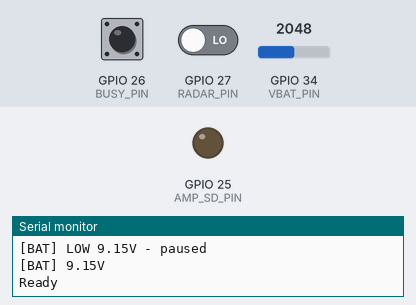
A sketch run on a simulated ESP32. Parts: output pins drawn as LEDs (lit = HIGH), the last lines printed to the serial monitor. The inputs (shaded band) are chosen by the test bench; at power-on: GPIO 34 (VBAT_PIN) = 2048, GPIO 27 (RADAR_PIN) LOW, GPIO 26 (BUSY_PIN) HIGH. Random numbers use the default seed unless the sketch sets one; the audio player accepts every command and is not drawn.

Above: at 3.2 s.
3.3 s: GPIO 34 (VBAT_PIN) set to 3603
4.8 s: GPIO 27 (RADAR_PIN) driven HIGH
At 6.0 s:
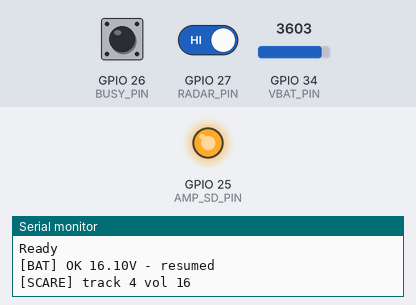
Timing chart, 0 to 56.9 s (numbered marks = the images above; inputs shaded):
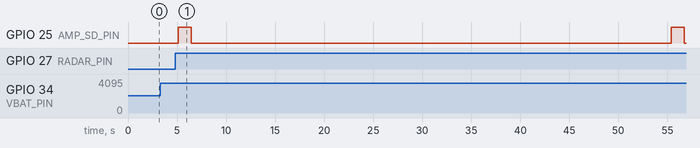

Measured:
- after the input at 4.8 s, GPIO 25 (AMP_SD_PIN): alternates HIGH for 1.3 s and LOW for 49.0 s, starting after 0.34 s

The sketch:

bird_scarer_solar.ino
```cpp
/*
  เครื่องไล่นกพิราบ - ชุด B (โซลาร์ + LiFePO4 + เรดาร์)
  บอร์ด: ESP32 DevKit (ESP32-WROOM-32E)

  อุปกรณ์:
    - เรดาร์ HLK-LD2410C (ใช้ขา OUT)
    - DFPlayer Mini + microSD (FAT32)
    - แอมป์ PAM8610 + ลำโพงฮอร์น 8Ω
    - บั๊กคอนเวอร์เตอร์ MP1584 (12V -> 5V)
    - โซลาร์ชาร์จเจอร์ PWM (รองรับ LiFePO4) + แบต LiFePO4 12V + แผง 20W

  ไลบรารี (Arduino IDE > Library Manager):
    - DFRobotDFPlayerMini (by DFRobot)
  ใช้ ESP32 Arduino core 2.x ขึ้นไป

  ---------------- การต่อสาย ----------------
  ไฟเลี้ยง:
    แผงโซลาร์   -> ขั้ว PV ของชาร์จเจอร์
    แบต LiFePO4 -> ขั้ว BAT ของชาร์จเจอร์ (ใส่ฟิวส์ 5A ใกล้ขั้วแบต)
    ขั้ว LOAD ของชาร์จเจอร์ -> ฟิวส์ 2A -> แอมป์ PAM8610 (12V)
                           -> MP1584 IN  (ปรับ OUT ให้ได้ 5.0V ก่อนต่อบอร์ด)
    MP1584 OUT 5V -> ESP32 VIN, LD2410C VCC, DFPlayer VCC
    GND ทุกตัวต่อร่วมกัน

  สัญญาณ:
    LD2410C OUT        -> GPIO 27
    DFPlayer TX        -> GPIO 16
    DFPlayer RX        -> 1kΩ -> GPIO 17
    DFPlayer BUSY      -> GPIO 26   (LOW = กำลังเล่น)
    DFPlayer DAC_R     -> PAM8610 IN (ช่องใดช่องหนึ่ง), DFPlayer GND -> PAM8610 GND
    PAM8610 SD         -> GPIO 25   (LOW = ปิดแอมป์)
    PAM8610 OUT        -> ลำโพงฮอร์น

  วัดแรงดันแบต (ตัวแบ่งแรงดัน):
    LOAD+ -> 100kΩ -> GPIO 34 -> 22kΩ -> GND
    (ใส่ตัวเก็บประจุ 100nF คร่อม GPIO34-GND ช่วยให้ค่านิ่ง)

  ไฟล์เสียงใน microSD: root ของการ์ด ชื่อ 0001.mp3, 0002.mp3, ...
  ---------------------------------------------
*/

#include <WiFi.h>
#include <time.h>
#include <DFRobotDFPlayerMini.h>

// ================= ตั้งค่า =================
const char* WIFI_SSID = "";            // เว้นว่าง = ไม่ใช้ WiFi (ทำงานตลอดเวลา)
const char* WIFI_PASS = "";

// ขา
const int RADAR_PIN = 27;
const int BUSY_PIN  = 26;
const int AMP_SD_PIN = 25;
const int VBAT_PIN  = 34;
const bool AMP_ON_LEVEL = HIGH;        // ถ้าโมดูลแอมป์กลับขั้ว ให้เปลี่ยนเป็น LOW

// เสียง
const int NUM_TRACKS = 5;
const int VOL_MIN = 15;                // 0-30 (ลำโพงฮอร์นดังมาก เริ่มต่ำไว้ก่อน)
const int VOL_MAX = 22;
const unsigned long MAX_PLAY_MS = 8000;  // ตัดเสียงถ้าเล่นนานเกินนี้

// จังหวะ
const unsigned long COOLDOWN_MIN_MS = 20000;
const unsigned long COOLDOWN_MAX_MS = 60000;
const unsigned long RADAR_CONFIRM_MS = 300;   // ต้องเจอต่อเนื่องเท่านี้ก่อนไล่ (กันสัญญาณหลอก)

// เวลาทำงาน (ใช้เมื่อซิงก์เวลาผ่าน WiFi ได้)
const int ACTIVE_FROM_HOUR = 6;
const int ACTIVE_TO_HOUR   = 18;       // ถึง 18:59
const long GMT_OFFSET_SEC  = 7 * 3600;
const unsigned long RESYNC_MS = 24UL * 3600UL * 1000UL;
const unsigned long SYNC_RETRY_MS = 30UL * 60UL * 1000UL;  // ซิงก์ไม่สำเร็จ ลองใหม่ทุก 30 นาที

// แบตเตอรี่ LiFePO4 12V (4S)
const float VBAT_DIVIDER   = (100.0 + 22.0) / 22.0;
const float VBAT_CAL       = 1.00;     // ปรับให้ตรงกับมัลติมิเตอร์
const float VBAT_LOW       = 12.4;     // ต่ำกว่านี้ = หยุดไล่ เก็บไฟ
const float VBAT_RESUME    = 12.9;     // กลับมาทำงานเมื่อชาร์จถึง
// ===========================================

HardwareSerial dfSerial(2);
DFRobotDFPlayerMini player;

bool timeSynced = false;
bool lowBattery = false;
unsigned long lastScareMs = 0;   // เทียบเวลาแบบ millis() - lastScareMs ปลอดภัยเมื่อ millis() วนกลับ (~49.7 วัน)
unsigned long cooldownMs = 0;
unsigned long lastSyncMs = 0;
unsigned long radarHighSince = 0;
unsigned long lastBatLogMs = 0;
int lastTrack = 0;

// ---------- แบตเตอรี่ ----------
float readBattery() {
  uint32_t mv = 0;
  for (int i = 0; i < 16; i++) mv += analogReadMilliVolts(VBAT_PIN);
  return (mv / 16.0) / 1000.0 * VBAT_DIVIDER * VBAT_CAL;
}

void updateBattery() {
  float v = readBattery();
  if (!lowBattery && v < VBAT_LOW)   { lowBattery = true;  Serial.printf("[BAT] LOW %.2fV - paused\n", v); }
  if (lowBattery && v > VBAT_RESUME) { lowBattery = false; Serial.printf("[BAT] OK %.2fV - resumed\n", v); }
  if (millis() - lastBatLogMs > 600000UL) {  // log ทุก 10 นาที
    lastBatLogMs = millis();
    Serial.printf("[BAT] %.2fV\n", v);
  }
}

// ---------- เวลา ----------
void syncTime() {
  if (strlen(WIFI_SSID) == 0) return;
  WiFi.mode(WIFI_STA);
  WiFi.begin(WIFI_SSID, WIFI_PASS);
  for (int i = 0; i < 30 && WiFi.status() != WL_CONNECTED; i++) delay(500);
  if (WiFi.status() == WL_CONNECTED) {
    configTime(GMT_OFFSET_SEC, 0, "pool.ntp.org", "time.google.com");
    struct tm t;
    if (getLocalTime(&t, 5000)) {
      timeSynced = true;
      Serial.printf("[TIME] %02d:%02d\n", t.tm_hour, t.tm_min);
    }
  } else {
    Serial.println("[TIME] WiFi failed");
  }
  WiFi.disconnect(true);
  WiFi.mode(WIFI_OFF);      // ปิด WiFi ประหยัดไฟ
  lastSyncMs = millis();
}

bool isActiveHours() {
  if (!timeSynced) return true;
  struct tm t;
  if (!getLocalTime(&t, 100)) return true;
  return t.tm_hour >= ACTIVE_FROM_HOUR && t.tm_hour <= ACTIVE_TO_HOUR;
}

// ---------- เสียง ----------
void ampOn()  { digitalWrite(AMP_SD_PIN, AMP_ON_LEVEL);  delay(150); }  // รอแอมป์ตื่น กันเสียงป๊อป
void ampOff() { digitalWrite(AMP_SD_PIN, !AMP_ON_LEVEL); }

int pickTrack() {
  if (NUM_TRACKS <= 1) return 1;
  int tr;
  do { tr = random(1, NUM_TRACKS + 1); } while (tr == lastTrack);
  lastTrack = tr;
  return tr;
}

void playAndWait(int track) {
  player.play(track);
  unsigned long start = millis();
  // รอให้ BUSY เป็น LOW (เริ่มเล่น) แล้วรอจนกลับเป็น HIGH (เล่นจบ)
  while (digitalRead(BUSY_PIN) == HIGH && millis() - start < 1000) delay(10);
  while (digitalRead(BUSY_PIN) == LOW && millis() - start < MAX_PLAY_MS) delay(20);
  if (millis() - start >= MAX_PLAY_MS) player.stop();
}

void scare() {
  int vol = random(VOL_MIN, VOL_MAX + 1);
  player.volume(vol);
  ampOn();

  int track = pickTrack();
  Serial.printf("[SCARE] track %d vol %d\n", track, vol);
  playAndWait(track);

  if (random(100) < 30) {               // 30% เล่นต่ออีกเสียง
    delay(random(1500, 4000));
    playAndWait(pickTrack());
    Serial.println("[SCARE] combo");
  }

  delay(100);
  ampOff();
  lastScareMs = millis();
  cooldownMs = random(COOLDOWN_MIN_MS, COOLDOWN_MAX_MS);
}

// ---------- main ----------
void setup() {
  Serial.begin(115200);
  pinMode(RADAR_PIN, INPUT);
  pinMode(BUSY_PIN, INPUT_PULLUP);
  pinMode(AMP_SD_PIN, OUTPUT);
  ampOff();
  analogSetPinAttenuation(VBAT_PIN, ADC_11db);
  randomSeed(esp_random());

  dfSerial.begin(9600, SERIAL_8N1, 16, 17);
  delay(1500);
  bool playerOk = false;
  for (int i = 1; i <= 5 && !playerOk; i++) {
    playerOk = player.begin(dfSerial);
    if (!playerOk) {
      Serial.printf("DFPlayer not found (try %d/5) - check wiring / SD card\n", i);
      delay(2000);
    }
  }
  if (!playerOk) {
    // ไม่ค้างถาวร: รีสตาร์ตแล้วลองใหม่ (เช่น SD ตอบช้าหลังไฟกลับมา)
    Serial.println("DFPlayer not found - restarting in 10 s");
    delay(10000);
    ESP.restart();
  }
  player.volume(VOL_MIN);
  Serial.println("DFPlayer ready");

  syncTime();
  updateBattery();
  Serial.printf("[BAT] %.2fV\n", readBattery());
  Serial.println("Ready");
}

void loop() {
  updateBattery();

  if (strlen(WIFI_SSID) > 0) {
    unsigned long syncEvery = timeSynced ? RESYNC_MS : SYNC_RETRY_MS;
    if (millis() - lastSyncMs > syncEvery) syncTime();
  }

  bool detected = digitalRead(RADAR_PIN) == HIGH;
  if (detected) {
    if (radarHighSince == 0) radarHighSince = millis();
  } else {
    radarHighSince = 0;
  }

  bool confirmed = detected && (millis() - radarHighSince >= RADAR_CONFIRM_MS);

  bool cooledDown = millis() - lastScareMs >= cooldownMs;

  if (confirmed && !lowBattery && cooledDown && isActiveHours()) {
    scare();
    radarHighSince = 0;
  }

  delay(50);
}
```
